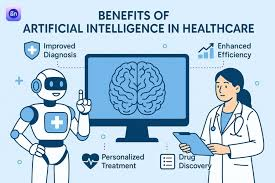
#> input picture Week 01/Assignment/images.jpeg, 275 x 183 px
$ jupyter execute Assignment_Image_Reading_MuhammadjonParpiyev.ipynb
#> lines starting #> are read from the running program, lines starting #| are printed output that depends on the picture
# 🎓 Assignment: Reading and Visualizing Images in Python

**Course:** Introduction to Image Processing / Computer Vision
**Level:** Undergraduate / Early Graduate
**Format:** Jupyter Notebook

---

## 📌 Learning Objectives
By the end of this assignment, students will be able to:

- Read images using different Python libraries
- Understand differences between image formats and data types
- Convert between color spaces
- Visualize and process images using NumPy-based tools

---

## 📝 Instructions

- Complete all **TODO** sections.
- Run each cell after writing your code.
- Add short comments explaining *what your code does*.
- Submit the completed notebook (`.ipynb`).

## 🔹 Part 1: Using PIL (Pillow)

PIL loads images as **PIL Image objects**, not NumPy arrays.

[cell 1]
# TODO 1:
# 1. Open the image "images/test_image.jpg" using PIL
# 2. Print the image type, size, and mode
# 3. Display the image

from PIL import Image

# Open the image using PIL
img_pil = Image.open('images.jpeg')
#> img_pil is the input picture: PIL image 275x183 RGB; mean R, G, B 179.5, 206.2, 225.3

# Print image properties
print(f"Image type: {type(img_pil)}")
#| Image type: <class 'PIL.JpegImagePlugin.JpegImageFile'>
print(f"Image size: {img_pil.size}")
#| Image size: (275, 183)
print(f"Image mode: {img_pil.mode}")
#| Image mode: RGB

# Display the image
img_pil.show()

### ✨ Task 1.1: PIL → NumPy Conversion

[cell 2]
# TODO 2:
# Convert the PIL image to a NumPy array
# Print the array shape and data type

import numpy as np

# Convert PIL image to NumPy array
img_array = np.array(img_pil)

# Print array properties
print(f"Array shape: {img_array.shape}")
#| Array shape: (183, 275, 3)
print(f"Array data type: {img_array.dtype}")
#| Array data type: uint8

## 🔹 Part 2: Matplotlib Image Reading

Matplotlib reads images directly as NumPy arrays.

[cell 3]
# TODO 3:
# 1. Read the image using matplotlib.image.imread
# 2. Print its shape
# 3. Display it using plt.imshow

import matplotlib.image as mpimg
import matplotlib.pyplot as plt

# Read image using matplotlib
img_mpl = mpimg.imread('images.jpeg')

# Print shape
print(f"Image shape: {img_mpl.shape}")
#| Image shape: (183, 275, 3)

# Display the image
plt.figure(figsize=(8, 6))
plt.imshow(img_mpl)
plt.axis('off')
plt.title("Image loaded with Matplotlib")
plt.show()

### ❓ Concept Question
**Q:** Why does Matplotlib treat images as NumPy arrays?

**Answer:** Matplotlib treats images as NumPy arrays because this format allows for efficient numerical operations, compatibility with scientific computing tools, and flexible manipulation of pixel data. NumPy arrays enable vectorized operations that are much faster than iterating through individual pixels, making them ideal for image processing tasks.

## 🔹 Part 3: scikit-image

scikit-image works with well-defined data ranges.

[cell 4]
# TODO 4:
# 1. Read the image using skimage.io.imread
# 2. Convert it to float using img_as_float
# 3. Print min and max pixel values
# 4. Display the image

from skimage import io, img_as_float
import matplotlib.pyplot as plt

# Read image using scikit-image
img_ski = io.imread('images.jpeg')

# Convert to float
img_float = img_as_float(img_ski)

# Print min and max pixel values
print(f"Min pixel value: {img_float.min()}")
#| Min pixel value: 0.0
print(f"Max pixel value: {img_float.max()}")
#| Max pixel value: 1.0

# Display the image
plt.figure(figsize=(8, 6))
plt.imshow(img_float)
plt.axis('off')
plt.title("Image loaded with scikit-image (float)")
plt.show()

### ✨ Task 3.1: Data Type Exploration

**Q:** Why is using `astype(float)` discouraged compared to `img_as_float`?

**Answer:** `img_as_float` is preferred because it properly normalizes pixel values to the [0, 1] range, handles different input data types correctly, and is specifically designed for image processing. Using `astype(float)` just converts data type without proper scaling (e.g., 255 stays as 255 instead of becoming 1.0), which can cause incorrect calculations and visualization issues.

## 🔹 Part 4: OpenCV

⚠️ OpenCV loads color images in **BGR** format.

[cell 5]
# TODO 5:
# 1. Read the image in grayscale and color using OpenCV
# 2. Convert the color image from BGR to RGB
# 3. Display the RGB image using matplotlib

import cv2
import matplotlib.pyplot as plt

# Read image in grayscale
img_gray = cv2.imread('images.jpeg', cv2.IMREAD_GRAYSCALE)
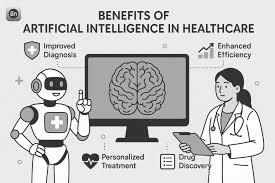
#> img_gray: shape (183, 275); min 0, max 255, mean 200.6

# Read image in color (default BGR)
img_bgr = cv2.imread('images.jpeg')

# Convert BGR to RGB
img_rgb = cv2.cvtColor(img_bgr, cv2.COLOR_BGR2RGB)

# Display the RGB image
plt.figure(figsize=(12, 5))
plt.subplot(1, 2, 1)
plt.imshow(img_gray, cmap='gray')
plt.axis('off')
plt.title("Grayscale Image")

plt.subplot(1, 2, 2)
plt.imshow(img_rgb)
plt.axis('off')
plt.title("RGB Image")
plt.show()
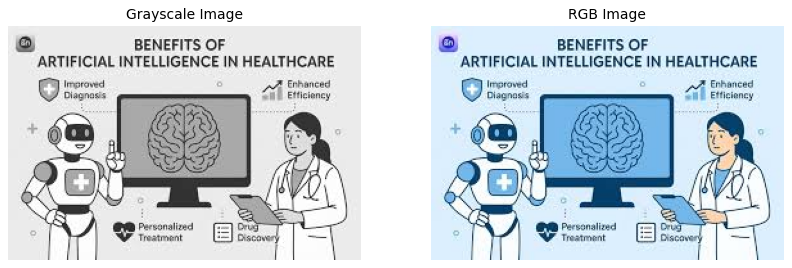
#> figure drawn by matplotlib, 2 panels

### ✨ Task 4.1: Image Processing

Apply **Canny edge detection** on the grayscale image and display the result.

[cell 6]
# TODO 6:
# Perform edge detection using cv2.Canny

# Apply Canny edge detection
edges = cv2.Canny(img_gray, 100, 200)
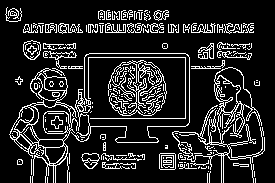
#> edges: shape (183, 275); 15.1% white in thin lines or dots

# Display edge detection result
plt.figure(figsize=(12, 5))
plt.subplot(1, 2, 1)
plt.imshow(img_gray, cmap='gray')
plt.axis('off')
plt.title("Original Grayscale")

plt.subplot(1, 2, 2)
plt.imshow(edges, cmap='gray')
plt.axis('off')
plt.title("Canny Edge Detection")
plt.show()
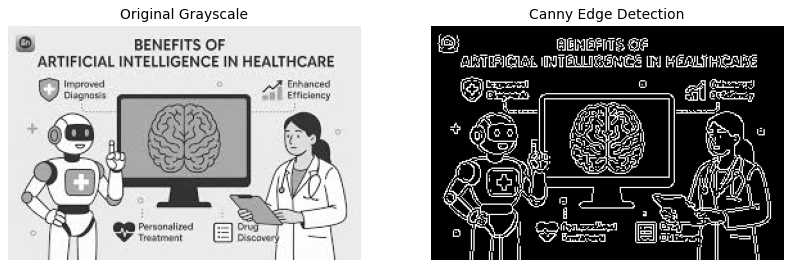
#> figure drawn by matplotlib, 2 panels
